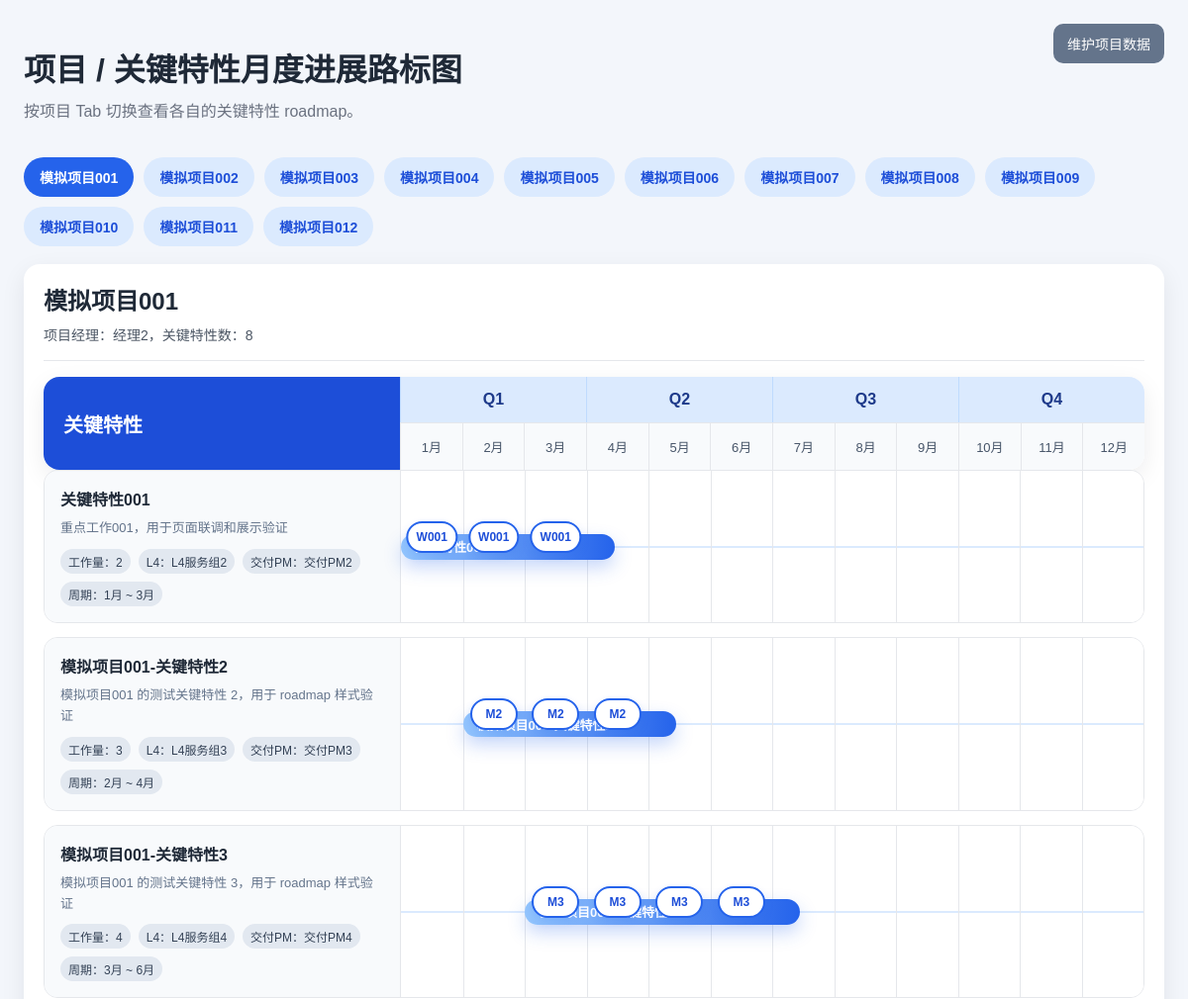
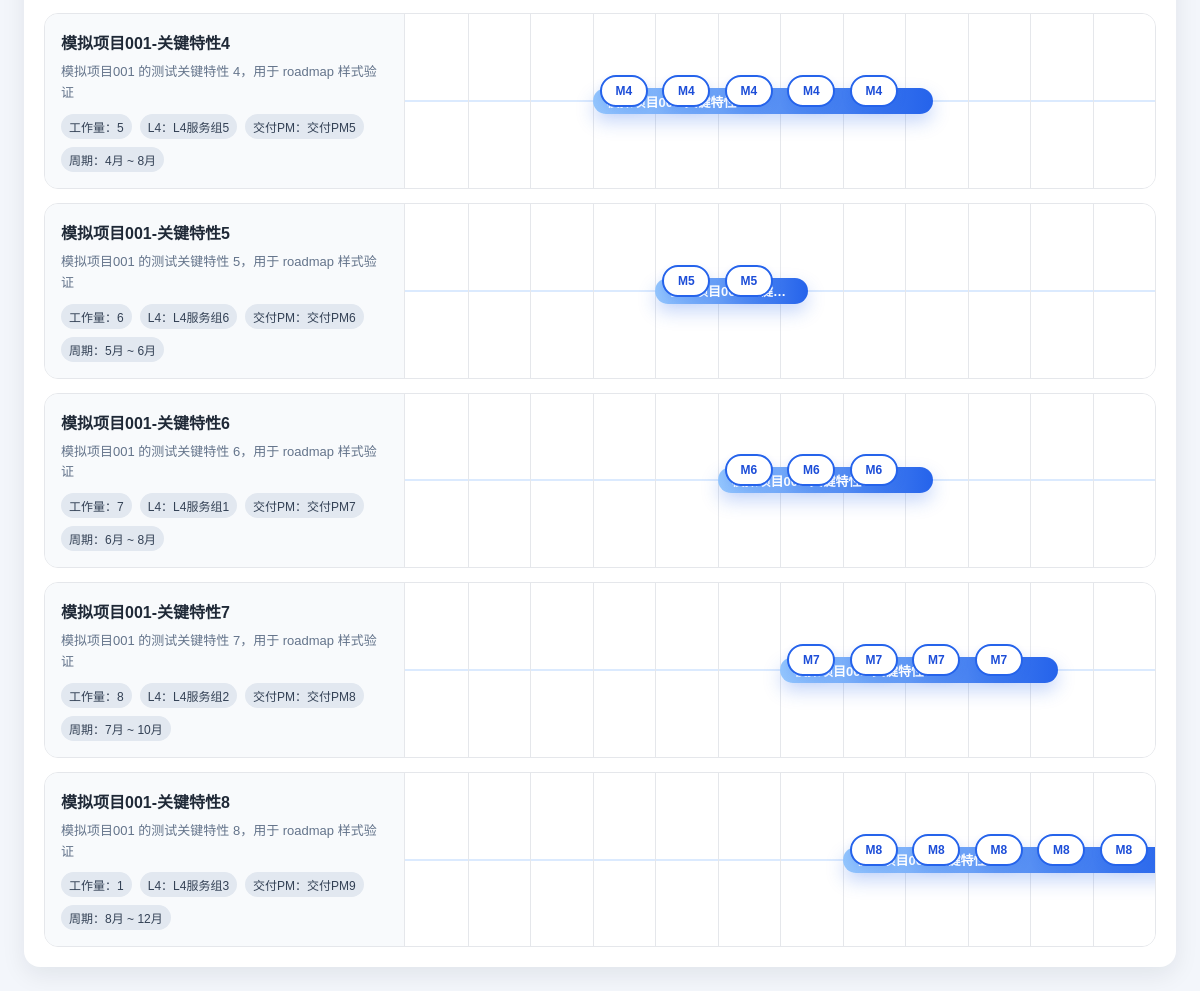
The page / on the database its author committed (2 pictures, top to bottom).
### tables this page shows
CREATE TABLE projects (
                id INTEGER PRIMARY KEY AUTOINCREMENT,
                project_name TEXT,
                project_manager TEXT,
                workload_person_month TEXT,
                focus_work TEXT,
                feature_name TEXT,
                service_group TEXT,
                delivery_pm TEXT,
                "1/31" TEXT,
                "2/28" TEXT,
                "3/31" TEXT,
                "4/30" TEXT,
                "5/31" TEXT,
                "6/30" TEXT,
                "7/31" TEXT,
                "8/31" TEXT,
                "9/30" TEXT,
                "10/31" TEXT,
                "11/30" TEXT,
                "12/31" TEXT,
                created_at TEXT DEFAULT CURRENT_TIMESTAMP,
                updated_at TEXT DEFAULT CURRENT_TIMESTAMP
            );

### src/app.py (the view)
@app.route('/')
def index():
    rows = load_projects()
    project_groups = build_project_roadmap(rows)
    return render_template(
        'index.html',
        project_groups=project_groups,
        month_labels=MONTH_LABELS,
        quarters=QUARTERS,
    )

### src/app.py (called while the page is built)
def get_conn():
    DB_PATH.parent.mkdir(parents=True, exist_ok=True)
    conn = sqlite3.connect(DB_PATH)
    conn.row_factory = sqlite3.Row
    return conn

def init_db():
    with get_conn() as conn:
        month_defs = ",\n                ".join([f'"{month}" TEXT' for month in MILESTONE_COLUMNS])
        conn.execute(
            f"""
            CREATE TABLE IF NOT EXISTS projects (
                id INTEGER PRIMARY KEY AUTOINCREMENT,
                project_name TEXT,
                project_manager TEXT,
                workload_person_month TEXT,
                focus_work TEXT,
                feature_name TEXT,
                service_group TEXT,
                delivery_pm TEXT,
                {month_defs},
                created_at TEXT DEFAULT CURRENT_TIMESTAMP,
                updated_at TEXT DEFAULT CURRENT_TIMESTAMP
            )
            """
        )
        conn.commit()

def import_csv_if_needed():
    with get_conn() as conn:
        count = conn.execute("SELECT COUNT(*) FROM projects").fetchone()[0]
    if count == 0:
        import_csv(replace=False)

def load_projects():
    init_db()
    import_csv_if_needed()
    with get_conn() as conn:
        rows = conn.execute(
            f"""
            SELECT
                id,
                project_name,
                project_manager,
                workload_person_month,
                focus_work,
                feature_name,
                service_group,
                delivery_pm,
                {', '.join([f'"{month}"' for month in MILESTONE_COLUMNS])}
            FROM projects
            ORDER BY project_name ASC, id ASC
            """
        ).fetchall()
        return [dict(row) for row in rows]

### templates/index.html (shortened to what this page needs)
<!doctype html>
<html lang="zh-CN">
<head>
  <link rel="stylesheet" href="{{ url_for('static', filename='style.css') }}">
</head>
<body>
  <div class="page page-roadmap">
    <header class="toolbar">
      <div>
        <h1>项目 / 关键特性月度进展路标图</h1>
        <p>按项目 Tab 切换查看各自的关键特性 roadmap。</p>
      </div>
      <div class="toolbar-actions">
        <a class="button secondary" href="admin/projects">维护项目数据</a>
      </div>
    </header>
    {% if project_groups %}
      <div class="project-tab-bar">
        {% for project in project_groups %}
          <button class="project-tab-button {% if loop.first %}active{% endif %}" data-tab-target="tab-{{ loop.index0 }}">
            {{ project.project_name }}
          </button>
        {% endfor %}
      </div>
      {% for project in project_groups %}
        <section class="project-tab-panel {% if loop.first %}active{% endif %}" id="tab-{{ loop.index0 }}">
          <div class="roadmap-shell">
            <div class="project-lane-card">
              <div class="project-lane-title">
                <h2>{{ project.project_name }}</h2>
                <div class="meta">项目经理：{{ project.project_manager or '未填写' }}，关键特性数：{{ project.features|length }}</div>
              </div>
              <div class="roadmap-header-grid">
                <div class="roadmap-left-header">关键特性</div>
                <div class="roadmap-time-header">
                  <div class="quarter-row">
                    {% for quarter in quarters %}
                      <div class="quarter-cell" style="width: {{ quarter.span / 12 * 100 }}%;">{{ quarter.name }}</div>
                    {% endfor %}
                  </div>
                  <div class="month-row">
                    {% for month in month_labels %}
                      <div class="month-cell-head">{{ month }}</div>
                    {% endfor %}
                  </div>
                </div>
              </div>
              <div class="feature-lane-list">
                {% for feature in project.features %}
                  <div class="feature-lane-row">
                    <div class="feature-info-panel">
                      <div class="feature-name">{{ feature.feature_name }}</div>
                      <div class="feature-desc">{{ feature.focus_work or '未填写重点工作' }}</div>
                      <div class="feature-tags">
                        <span>工作量：{{ feature.workload_person_month or '未填写' }}</span>
                        <span>L4：{{ feature.service_group or '未填写' }}</span>
                        <span>交付PM：{{ feature.delivery_pm or '未填写' }}</span>
                        <span>周期：{{ feature.start_label }} ~ {{ feature.end_label }}</span>
                      </div>
                    </div>
                    <div class="timeline-panel">
                      <div class="timeline-grid-lines">
                        {% for month in month_labels %}
                          <div class="timeline-grid-col"></div>
                        {% endfor %}
                      </div>
                      {% if feature.active_indexes %}
                        <div class="timeline-bar" style="left: {{ feature.start_percent }}%; width: {{ feature.width_percent }}%;">
                          <div class="timeline-bar-label">{{ feature.feature_name }}</div>
                        </div>
                        <div class="timeline-milestones">
                          {% for idx in feature.active_indexes %}
                            <div class="timeline-milestone" style="left: {{ (idx + 0.5) / 12 * 100 }}%;">
                              <span>{{ feature.month_values[idx] }}</span>
                            </div>
                          {% endfor %}
                        </div>
                      {% else %}
                        <div class="timeline-empty">未排期</div>
                      {% endif %}
                    </div>
                  </div>
                {% endfor %}
              </div>
            </div>
          </div>
        </section>
      {% endfor %}
    {% else %}
      <div class="empty">当前还没有项目数据，请先初始化数据库中的项目数据。</div>
    {% endif %}
  </div>
</body>
</html>

### static/style.css (style rules this page uses)
body { margin: 0; font-family: Arial, "PingFang SC", "Microsoft YaHei", sans-serif; background: #f3f6fb; color: #1f2937; }
.page { max-width: 1500px; margin: 0 auto; padding: 24px; }
.page-roadmap { max-width: 1680px; }
header h1 { margin-bottom: 8px; }
header p { margin-top: 0; color: #6b7280; }
.meta { color: #4b5563; font-size: 14px; margin-bottom: 4px; }
.toolbar { display: flex; justify-content: space-between; gap: 16px; align-items: flex-start; margin-bottom: 20px; }
.toolbar-actions { display: flex; gap: 12px; align-items: center; flex-wrap: wrap; }
.button { display: inline-flex; align-items: center; justify-content: center; padding: 10px 14px; border-radius: 10px; background: #2563eb; color: #fff; text-decoration: none; border: 0; cursor: pointer; font-size: 14px; }
.button.secondary { background: #64748b; }
.roadmap-shell { display: flex; flex-direction: column; gap: 16px; }
.project-tab-bar { display: flex; gap: 10px; flex-wrap: wrap; margin-bottom: 18px; }
.project-tab-button { border: 0; background: #dbeafe; color: #1d4ed8; padding: 10px 16px; border-radius: 999px; font-size: 14px; font-weight: 700; cursor: pointer; }
.project-tab-button.active { background: #2563eb; color: #fff; }
.project-tab-panel { display: none; }
.project-tab-panel.active { display: block; }
.roadmap-header-grid { display: grid; grid-template-columns: 360px 1fr; gap: 0; background: #fff; border-radius: 16px; overflow: hidden; box-shadow: 0 8px 24px rgba(15, 23, 42, 0.08); }
.roadmap-left-header { padding: 20px; background: #1d4ed8; color: #fff; font-size: 20px; font-weight: 700; display: flex; align-items: center; }
.roadmap-time-header { background: #fff; }
.quarter-row, .month-row { display: flex; }
.quarter-cell { padding: 14px 0; text-align: center; font-weight: 700; color: #1e3a8a; background: #dbeafe; border-left: 1px solid #bfdbfe; }
.month-cell-head { width: calc(100% / 12); padding: 14px 0; text-align: center; font-size: 13px; color: #475569; border-left: 1px solid #e5e7eb; border-top: 1px solid #e5e7eb; background: #f8fafc; }
.project-lane-card { background: #fff; border-radius: 16px; padding: 18px 20px 20px; box-shadow: 0 8px 24px rgba(15, 23, 42, 0.08); }
.project-lane-title { margin-bottom: 16px; padding-bottom: 12px; border-bottom: 1px solid #e5e7eb; }
.project-lane-title h2 { margin: 0 0 8px 0; }
.feature-lane-list { display: flex; flex-direction: column; gap: 14px; }
.feature-lane-row { display: grid; grid-template-columns: 360px 1fr; gap: 0; border: 1px solid #e5e7eb; border-radius: 14px; overflow: hidden; }
.feature-info-panel { padding: 16px; background: #f8fafc; border-right: 1px solid #e5e7eb; }
.feature-name { font-size: 16px; font-weight: 700; margin-bottom: 8px; }
.feature-desc { font-size: 13px; color: #64748b; line-height: 1.6; margin-bottom: 10px; }
.feature-tags { display: flex; flex-wrap: wrap; gap: 8px; }
.feature-tags span { display: inline-flex; align-items: center; padding: 4px 8px; border-radius: 999px; background: #e2e8f0; color: #334155; font-size: 12px; }
.timeline-panel { position: relative; min-height: 120px; background: #fff; }
.timeline-grid-lines { position: absolute; inset: 0; display: grid; grid-template-columns: repeat(12, 1fr); }
.timeline-grid-col { border-left: 1px solid #e5e7eb; }
.timeline-grid-col:first-child { border-left: none; }
.timeline-panel::before { content: ""; position: absolute; left: 0; right: 0; top: 50%; height: 2px; background: #dbeafe; transform: translateY(-50%); }
.timeline-bar { position: absolute; top: 50%; transform: translateY(-50%); height: 26px; border-radius: 999px; background: linear-gradient(90deg, #93c5fd, #2563eb); box-shadow: 0 8px 18px rgba(37, 99, 235, 0.25); display: flex; align-items: center; padding: 0 14px; color: #fff; font-size: 13px; font-weight: 700; min-width: 56px; }
.timeline-bar-label { white-space: nowrap; overflow: hidden; text-overflow: ellipsis; }
.timeline-milestones { position: absolute; inset: 0; }
.timeline-milestone { position: absolute; top: calc(50% - 26px); transform: translateX(-50%); }
.timeline-milestone span { display: inline-flex; align-items: center; justify-content: center; min-width: 28px; height: 28px; padding: 0 8px; border-radius: 999px; background: #fff; border: 2px solid #2563eb; color: #1d4ed8; font-size: 12px; font-weight: 700; box-shadow: 0 4px 10px rgba(37, 99, 235, 0.12); }

### rows shown on the page
projects: project_name "模拟项目001", project_manager "经理2", features|length "8", {{ quarter.span / 12 * 100 }} 25.0 (drawn), name "Q1" "Q2" "Q3" "Q4", month_labels "1月" "2月" "3月" "4月" "5月" "6月" "7月" "8月" "9月" "10月" "11月" "12月", feature_name "关键特性001", focus_work "重点工作001，用于页面联调和展示验证", workload_person_month "2", service_group "L4服务组2", delivery_pm "交付PM2", start_label "1月", end_label "3月", {{ feature.width_percent }} 25.0 (drawn), month_values "W001" "W001" "W001"
projects: project_name "模拟项目002"
projects: project_name "模拟项目003"
projects: project_name "模拟项目004"
projects: project_name "模拟项目005"
projects: project_name "模拟项目006"
projects: project_name "模拟项目007"
projects: project_name "模拟项目008"
projects: project_name "模拟项目009"
projects: project_name "模拟项目010"
projects: project_name "模拟项目011"
projects: project_name "模拟项目012"
projects: feature_name "模拟项目001-关键特性2", focus_work "模拟项目001 的测试关键特性 2，用于 roadmap 样式验证", workload_person_month "3", service_group "L4服务组3", delivery_pm "交付PM3", start_label "2月", end_label "4月", {{ feature.width_percent }} 25.0 (drawn), month_values "M2" "M2" "M2"
projects: feature_name "模拟项目001-关键特性3", focus_work "模拟项目001 的测试关键特性 3，用于 roadmap 样式验证", workload_person_month "4", service_group "L4服务组4", delivery_pm "交付PM4", start_label "3月", end_label "6月", {{ feature.width_percent }} 33.33333333333333 (drawn), month_values "M3" "M3" "M3" "M3"
projects: feature_name "模拟项目001-关键特性4", focus_work "模拟项目001 的测试关键特性 4，用于 roadmap 样式验证", workload_person_month "5", service_group "L4服务组5", delivery_pm "交付PM5", start_label "4月", end_label "8月", {{ feature.width_percent }} 41.66666666666667 (drawn), month_values "M4" "M4" "M4" "M4" "M4"
projects: feature_name "模拟项目001-关键特性5", focus_work "模拟项目001 的测试关键特性 5，用于 roadmap 样式验证", workload_person_month "6", service_group "L4服务组6", delivery_pm "交付PM6", start_label "5月", end_label "6月", {{ feature.width_percent }} 16.666666666666664 (drawn), month_values "M5" "M5"
projects: feature_name "模拟项目001-关键特性6", focus_work "模拟项目001 的测试关键特性 6，用于 roadmap 样式验证", workload_person_month "7", service_group "L4服务组1", delivery_pm "交付PM7", start_label "6月", end_label "8月", {{ feature.width_percent }} 25.0 (drawn), month_values "M6" "M6" "M6"
projects: feature_name "模拟项目001-关键特性7", focus_work "模拟项目001 的测试关键特性 7，用于 roadmap 样式验证", workload_person_month "8", service_group "L4服务组2", delivery_pm "交付PM8", start_label "7月", end_label "10月", {{ feature.width_percent }} 33.33333333333333 (drawn), month_values "M7" "M7" "M7" "M7"
projects: feature_name "模拟项目001-关键特性8", focus_work "模拟项目001 的测试关键特性 8，用于 roadmap 样式验证", workload_person_month "1", service_group "L4服务组3", delivery_pm "交付PM9", start_label "8月", end_label "12月", {{ feature.width_percent }} 41.66666666666667 (drawn), month_values "M8" "M8" "M8" "M8" "M8"
